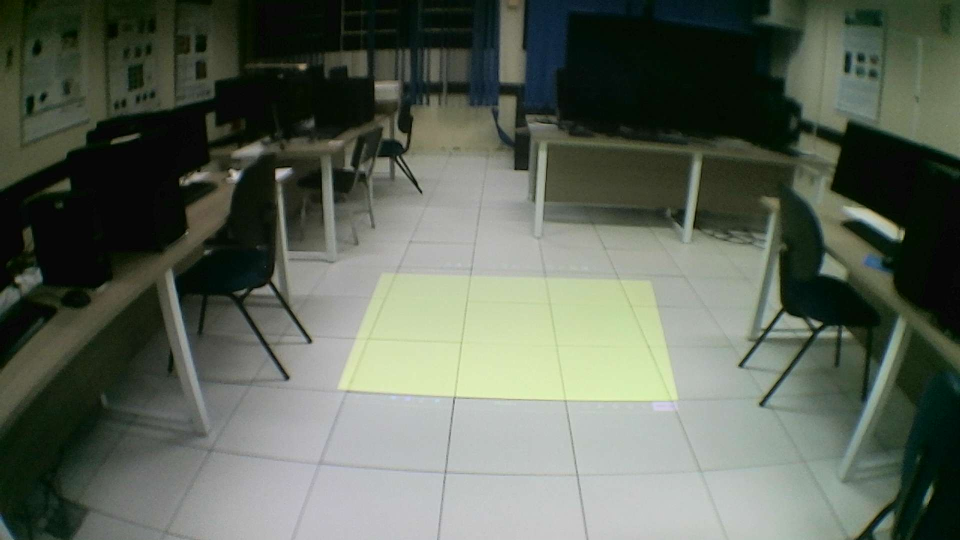
#> input picture Testes/udescjoinvilleiputil/projecao1.jpg, 1920 x 1080 px, found by its file name (shown at 1/2 size)
$ python calibration_v2.py
#> lines starting #> are read from the running program, lines starting #| are printed output that depends on the picture; after the words box and inside, x2 and y2 are one past the last pixel; in counts of white or black regions, pixels touching at a corner belong together
import cv2 as cv

img = cv.imread("udescjoinvilleiputil\projecao1.jpg")
#> img is the input picture: shape (1080, 1920, 3); mean B, G, R 88.1, 100.5, 92.6
img_gray = cv.cvtColor(img, cv.COLOR_BGR2GRAY)
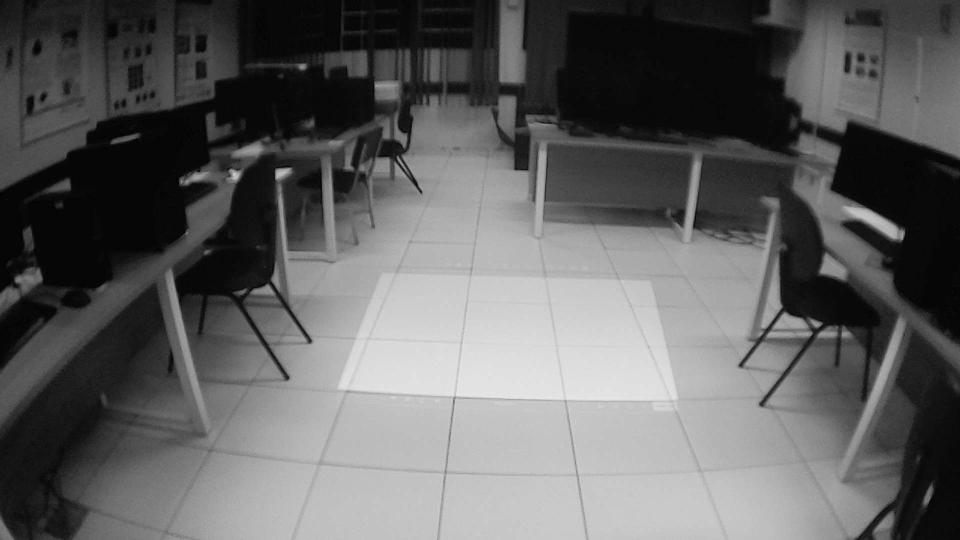
#> img_gray: shape (1080, 1920) (shown at 1/2 size); min 0, max 241, mean 96.8

canny_edges = cv.Canny(img_gray, threshold1=300, threshold2=400)
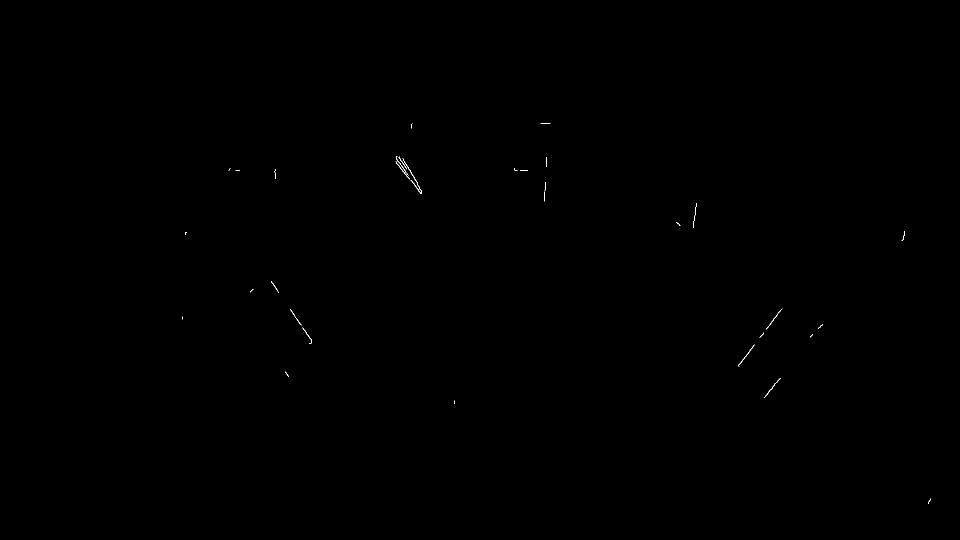
#> canny_edges: shape (1080, 1920) (shown at 1/2 size); 0.05% white in thin lines or dots, all inside (x1, y1, x2, y2) = (364, 246, 1861, 1008)


cv.imwrite("teste.png", canny_edges)
cv.waitKey(0)
